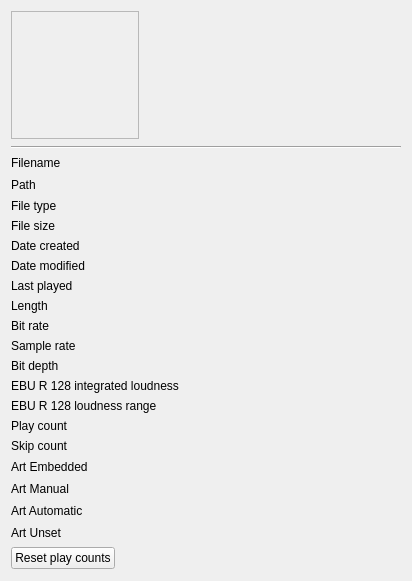
          <widget class="QWidget" name="tab_summary">
           <property name="sizePolicy">
            <sizepolicy hsizetype="Preferred" vsizetype="Minimum">
             <horstretch>0</horstretch>
             <verstretch>0</verstretch>
            </sizepolicy>
           </property>
           <attribute name="title">
            <string>Summary</string>
           </attribute>
           <layout class="QVBoxLayout" name="verticalLayout_2">
            <property name="sizeConstraint">
             <enum>QLayout::SetMinimumSize</enum>
            </property>
            <item>
             <layout class="QHBoxLayout" name="layout_summary_top">
              <property name="sizeConstraint">
               <enum>QLayout::SetMinimumSize</enum>
              </property>
              <item>
               <layout class="QVBoxLayout" name="layout_summary_left">
                <property name="sizeConstraint">
                 <enum>QLayout::SetMinimumSize</enum>
                </property>
                <item>
                 <widget class="QLabel" name="summary_art">
                  <property name="sizePolicy">
                   <sizepolicy hsizetype="Fixed" vsizetype="Fixed">
                    <horstretch>0</horstretch>
                    <verstretch>0</verstretch>
                   </sizepolicy>
                  </property>
                  <property name="minimumSize">
                   <size>
                    <width>128</width>
                    <height>128</height>
                   </size>
                  </property>
                  <property name="frameShape">
                   <enum>QFrame::StyledPanel</enum>
                  </property>
                  <property name="text">
                   <string/>
                  </property>
                  <property name="alignment">
                   <set>Qt::AlignHCenter|Qt::AlignTop</set>
                  </property>
                  <property name="margin">
                   <number>2</number>
                  </property>
                 </widget>
                </item>
                <item>
                 <spacer name="verticalSpacer_2">
                  <property name="orientation">
                   <enum>Qt::Vertical</enum>
                  </property>
                  <property name="sizeType">
                   <enum>QSizePolicy::Minimum</enum>
                  </property>
                  <property name="sizeHint" stdset="0">
                   <size>
                    <width>20</width>
                    <height>1</height>
                   </size>
                  </property>
                 </spacer>
                </item>
               </layout>
              </item>
              <item>
               <layout class="QVBoxLayout" name="layout_summary_right">
                <property name="sizeConstraint">
                 <enum>QLayout::SetMinimumSize</enum>
                </property>
                <item>
                 <widget class="QTextEdit" name="summary">
                  <property name="sizePolicy">
                   <sizepolicy hsizetype="MinimumExpanding" vsizetype="Ignored">
                    <horstretch>0</horstretch>
                    <verstretch>0</verstretch>
                   </sizepolicy>
                  </property>
                  <property name="styleSheet">
                   <string notr="true">QTextEdit {
  background: transparent;
}</string>
                  </property>
                  <property name="frameShape">
                   <enum>QFrame::NoFrame</enum>
                  </property>
                  <property name="textInteractionFlags">
                   <set>Qt::TextSelectableByKeyboard|Qt::TextSelectableByMouse</set>
                  </property>
                 </widget>
                </item>
               </layout>
              </item>
             </layout>
            </item>
            <item>
             <widget class="Line" name="line">
              <property name="orientation">
               <enum>Qt::Horizontal</enum>
              </property>
             </widget>
            </item>
            <item>
             <layout class="QGridLayout" name="layout_summary_bottom">
              <property name="sizeConstraint">
               <enum>QLayout::SetMinimumSize</enum>
              </property>
              <item row="21" column="1">
               <widget class="QLineEdit" name="art_embedded">
                <property name="styleSheet">
                 <string notr="true">QLineEdit {
  background: transparent;
}</string>
                </property>
                <property name="frame">
                 <bool>false</bool>
                </property>
               </widget>
              </item>
              <item row="5" column="1">
               <widget class="QLabel" name="filesize">
                <property name="wordWrap">
                 <bool>true</bool>
                </property>
                <property name="textInteractionFlags">
                 <set>Qt::LinksAccessibleByMouse|Qt::TextSelectableByKeyboard|Qt::TextSelectableByMouse</set>
                </property>
               </widget>
              </item>
              <item row="6" column="0">
               <widget class="QLabel" name="label_ctime">
                <property name="text">
                 <string>Date created</string>
                </property>
                <property name="field_label" stdset="0">
                 <bool>true</bool>
                </property>
               </widget>
              </item>
              <item row="2" column="1">
               <widget class="QLabel" name="filetype">
                <property name="text">
                 <string/>
                </property>
                <property name="wordWrap">
                 <bool>true</bool>
                </property>
                <property name="textInteractionFlags">
                 <set>Qt::LinksAccessibleByMouse|Qt::TextSelectableByKeyboard|Qt::TextSelectableByMouse</set>
                </property>
               </widget>
              </item>
              <item row="23" column="0">
               <widget class="QLabel" name="label_art_automatic">
                <property name="text">
                 <string>Art Automatic</string>
                </property>
               </widget>
              </item>
              <item row="12" column="1">
               <widget class="QLabel" name="bitrate">
                <property name="baseSize">
                 <size>
                  <width>0</width>
                  <height>0</height>
                 </size>
                </property>
                <property name="wordWrap">
                 <bool>true</bool>
                </property>
                <property name="textInteractionFlags">
                 <set>Qt::LinksAccessibleByMouse|Qt::TextSelectableByKeyboard|Qt::TextSelectableByMouse</set>
                </property>
               </widget>
              </item>
              <item row="7" column="0">
               <widget class="QLabel" name="label_mtime">
                <property name="text">
                 <string>Date modified</string>
                </property>
                <property name="field_label" stdset="0">
                 <bool>true</bool>
                </property>
               </widget>
              </item>
              <item row="21" column="0">
               <widget class="QLabel" name="label_art_embedded">
                <property name="text">
                 <string>Art Embedded</string>
                </property>
               </widget>
              </item>
              <item row="8" column="0">
               <widget class="QLabel" name="label_lastplayed">
                <property name="text">
                 <string comment="A playlist's tag.">Last played</string>
                </property>
                <property name="field_label" stdset="0">
                 <bool>true</bool>
                </property>
               </widget>
              </item>
              <item row="8" column="1">
               <widget class="QLabel" name="lastplayed">
                <property name="wordWrap">
                 <bool>true</bool>
                </property>
                <property name="textInteractionFlags">
                 <set>Qt::LinksAccessibleByMouse|Qt::TextSelectableByKeyboard|Qt::TextSelectableByMouse</set>
                </property>
               </widget>
              </item>
              <item row="2" column="0">
               <widget class="QLabel" name="label_filetype">
                <property name="text">
                 <string>File type</string>
                </property>
                <property name="field_label" stdset="0">
                 <bool>true</bool>
                </property>
               </widget>
              </item>
              <item row="9" column="0">
               <widget class="QLabel" name="label_length">
                <property name="text">
                 <string>Length</string>
                </property>
                <property name="field_label" stdset="0">
                 <bool>true</bool>
                </property>
               </widget>
              </item>
              <item row="19" column="0">
               <widget class="QLabel" name="label_playcount">
                <property name="text">
                 <string>Play count</string>
                </property>
                <property name="field_label" stdset="0">
                 <bool>true</bool>
                </property>
               </widget>
              </item>
              <item row="16" column="0">
               <widget class="QLabel" name="label_bitdepth">
                <property name="text">
                 <string>Bit depth</string>
                </property>
                <property name="field_label" stdset="0">
                 <bool>true</bool>
                </property>
               </widget>
              </item>
              <item row="20" column="1">
               <widget class="QLabel" name="skipcount">
                <property name="wordWrap">
                 <bool>true</bool>
                </property>
                <property name="textInteractionFlags">
                 <set>Qt::LinksAccessibleByMouse|Qt::TextSelectableByKeyboard|Qt::TextSelectableByMouse</set>
                </property>
               </widget>
              </item>
              <item row="16" column="1">
               <widget class="QLabel" name="bitdepth">
                <property name="wordWrap">
                 <bool>true</bool>
                </property>
                <property name="textInteractionFlags">
                 <set>Qt::LinksAccessibleByMouse|Qt::TextSelectableByKeyboard|Qt::TextSelectableByMouse</set>
                </property>
               </widget>
              </item>
              <item row="9" column="1">
               <widget class="QLabel" name="length">
                <property name="baseSize">
                 <size>
                  <width>150</width>
                  <height>0</height>
                 </size>
                </property>
                <property name="wordWrap">
                 <bool>true</bool>
                </property>
                <property name="textInteractionFlags">
                 <set>Qt::LinksAccessibleByMouse|Qt::TextSelectableByKeyboard|Qt::TextSelectableByMouse</set>
                </property>
               </widget>
              </item>
              <item row="24" column="1">
               <widget class="QLineEdit" name="art_unset">
                <property name="styleSheet">
                 <string notr="true">QLineEdit {
  background: transparent;
}</string>
                </property>
                <property name="frame">
                 <bool>false</bool>
                </property>
               </widget>
              </item>
              <item row="17" column="0">
               <widget class="QLabel" name="label_ebur128_integrated_loudness">
                <property name="text">
                 <string>EBU R 128 integrated loudness</string>
                </property>
               </widget>
              </item>
              <item row="15" column="1">
               <widget class="QLabel" name="samplerate">
                <property name="wordWrap">
                 <bool>true</bool>
                </property>
                <property name="textInteractionFlags">
                 <set>Qt::LinksAccessibleByMouse|Qt::TextSelectableByKeyboard|Qt::TextSelectableByMouse</set>
                </property>
               </widget>
              </item>
              <item row="12" column="0">
               <widget class="QLabel" name="label_bitrate">
                <property name="text">
                 <string>Bit rate</string>
                </property>
                <property name="field_label" stdset="0">
                 <bool>true</bool>
                </property>
               </widget>
              </item>
              <item row="20" column="0">
               <widget class="QLabel" name="label_skipcount">
                <property name="text">
                 <string>Skip count</string>
                </property>
                <property name="field_label" stdset="0">
                 <bool>true</bool>
                </property>
               </widget>
              </item>
              <item row="1" column="1">
               <widget class="QLineEdit" name="path">
                <property name="styleSheet">
                 <string notr="true">QLineEdit {
  background: transparent;
}</string>
                </property>
                <property name="frame">
                 <bool>false</bool>
                </property>
                <property name="readOnly">
                 <bool>true</bool>
                </property>
               </widget>
              </item>
              <item row="15" column="0">
               <widget class="QLabel" name="label_samplerate">
                <property name="text">
                 <string>Sample rate</string>
                </property>
                <property name="field_label" stdset="0">
                 <bool>true</bool>
                </property>
               </widget>
              </item>
              <item row="1" column="0">
               <widget class="QLabel" name="label_path">
                <property name="text">
                 <string>Path</string>
                </property>
               </widget>
              </item>
              <item row="6" column="1">
               <widget class="QLabel" name="ctime">
                <property name="wordWrap">
                 <bool>true</bool>
                </property>
                <property name="textInteractionFlags">
                 <set>Qt::LinksAccessibleByMouse|Qt::TextSelectableByKeyboard|Qt::TextSelectableByMouse</set>
                </property>
               </widget>
              </item>
              <item row="0" column="0">
               <widget class="QLabel" name="label_filename">
                <property name="text">
                 <string>Filename</string>
                </property>
                <property name="wordWrap">
                 <bool>true</bool>
                </property>
                <property name="field_label" stdset="0">
                 <bool>true</bool>
                </property>
               </widget>
              </item>
              <item row="24" column="0">
               <widget class="QLabel" name="label_art_unset">
                <property name="text">
                 <string>Art Unset</string>
                </property>
               </widget>
              </item>
              <item row="5" column="0">
               <widget class="QLabel" name="label_filesize">
                <property name="text">
                 <string>File size</string>
                </property>
                <property name="field_label" stdset="0">
                 <bool>true</bool>
                </property>
               </widget>
              </item>
              <item row="22" column="0">
               <widget class="QLabel" name="label_art_manual">
                <property name="text">
                 <string>Art Manual</string>
                </property>
               </widget>
              </item>
              <item row="19" column="1">
               <widget class="QLabel" name="playcount">
                <property name="wordWrap">
                 <bool>true</bool>
                </property>
                <property name="textInteractionFlags">
                 <set>Qt::LinksAccessibleByMouse|Qt::TextSelectableByKeyboard|Qt::TextSelectableByMouse</set>
                </property>
               </widget>
              </item>
              <item row="7" column="1">
               <widget class="QLabel" name="mtime">
                <property name="wordWrap">
                 <bool>true</bool>
                </property>
                <property name="textInteractionFlags">
                 <set>Qt::LinksAccessibleByMouse|Qt::TextSelectableByKeyboard|Qt::TextSelectableByMouse</set>
                </property>
               </widget>
              </item>
              <item row="0" column="1">
               <widget class="QLineEdit" name="filename">
                <property name="styleSheet">
                 <string notr="true">QLineEdit {
  background: transparent;
}</string>
                </property>
                <property name="frame">
                 <bool>false</bool>
                </property>
                <property name="readOnly">
                 <bool>true</bool>
                </property>
               </widget>
              </item>
              <item row="23" column="1">
               <widget class="QLineEdit" name="art_automatic">
                <property name="styleSheet">
                 <string notr="true">QLineEdit {
  background: transparent;
}</string>
                </property>
                <property name="frame">
                 <bool>false</bool>
                </property>
               </widget>
              </item>
              <item row="22" column="1">
               <widget class="QLineEdit" name="art_manual">
                <property name="styleSheet">
                 <string notr="true">QLineEdit {
  background: transparent;
}</string>
                </property>
                <property name="frame">
                 <bool>false</bool>
                </property>
               </widget>
              </item>
              <item row="18" column="0">
               <widget class="QLabel" name="label_ebur128_loudness_range">
                <property name="text">
                 <string>EBU R 128 loudness range</string>
                </property>
               </widget>
              </item>
              <item row="17" column="1">
               <widget class="QLabel" name="ebur128_integrated_loudness">
                <property name="text">
                 <string/>
                </property>
               </widget>
              </item>
              <item row="18" column="1">
               <widget class="QLabel" name="ebur128_loudness_range">
                <property name="text">
                 <string/>
                </property>
               </widget>
              </item>
             </layout>
            </item>
            <item>
             <widget class="QPushButton" name="playcount_reset">
              <property name="sizePolicy">
               <sizepolicy hsizetype="Fixed" vsizetype="Fixed">
                <horstretch>0</horstretch>
                <verstretch>0</verstretch>
               </sizepolicy>
              </property>
              <property name="text">
               <string>Reset play counts</string>
              </property>
             </widget>
            </item>
            <item>
             <spacer name="spacer_summary_bottom">
              <property name="orientation">
               <enum>Qt::Vertical</enum>
              </property>
              <property name="sizeType">
               <enum>QSizePolicy::MinimumExpanding</enum>
              </property>
              <property name="sizeHint" stdset="0">
               <size>
                <width>20</width>
                <height>1</height>
               </size>
              </property>
             </spacer>
            </item>
           </layout>
          </widget>
